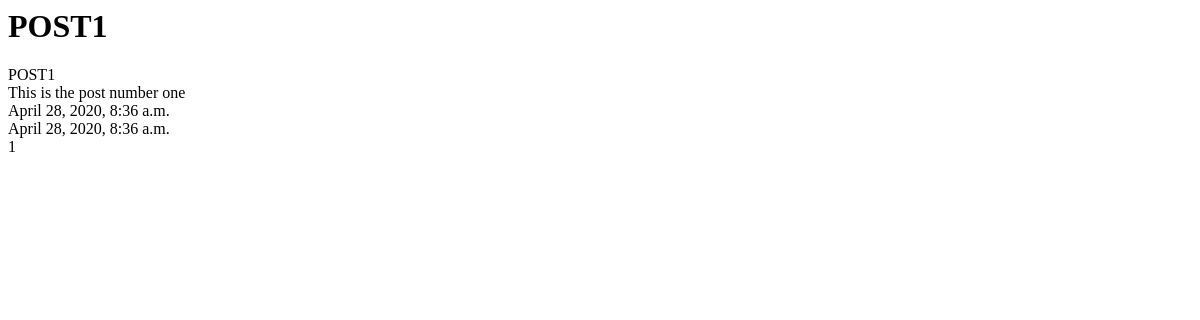
The app's page /posts/1/, older data.
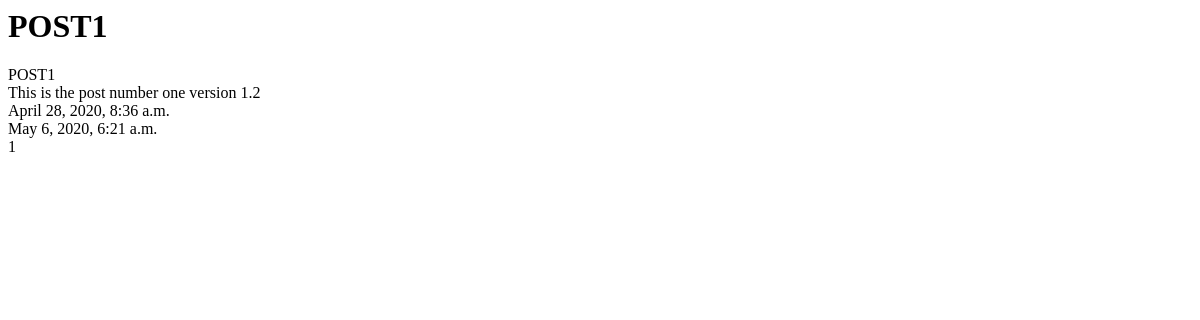
The same page, newer data.
### posts/models.py (models this page shows, shortened)
class Post(models.Model):
    title=models.CharField(max_length=120)
    content=models.TextField()
    updated=models.DateTimeField(auto_now=True,auto_now_add=False)
    timestamp=models.DateTimeField(auto_now=False,auto_now_add=True)

### posts/views.py (the view)
# urls.py: url(r'^(?P<id>\d+)/$',post_detail,name='detail'),
def post_detail(request,id=None):
    instance=get_object_or_404(Post,id=id)
    context={
        "title":instance.title,
        "instance":instance
    }
    return render(request,"post_detail.html",context)

### templates/post_detail.html (shortened to what this page needs)
<html>
    <body>
        <h1>{{ title }}</h1>
        {{instance.title}}<br>
        {{instance.content}}<br>
        {{instance.timestamp}}<br>
        {{instance.updated}}<br>
        {{instance.id}}<br><br>
    </body>
</html>

Row changes from the older to the newer data that the page shows:
changed Post "POST1": content "This is the post number one" → "This is the post number one version 1.2"; updated "April 28, 2020, 8:36 a.m." → "May 6, 2020, 6:21 a.m."
